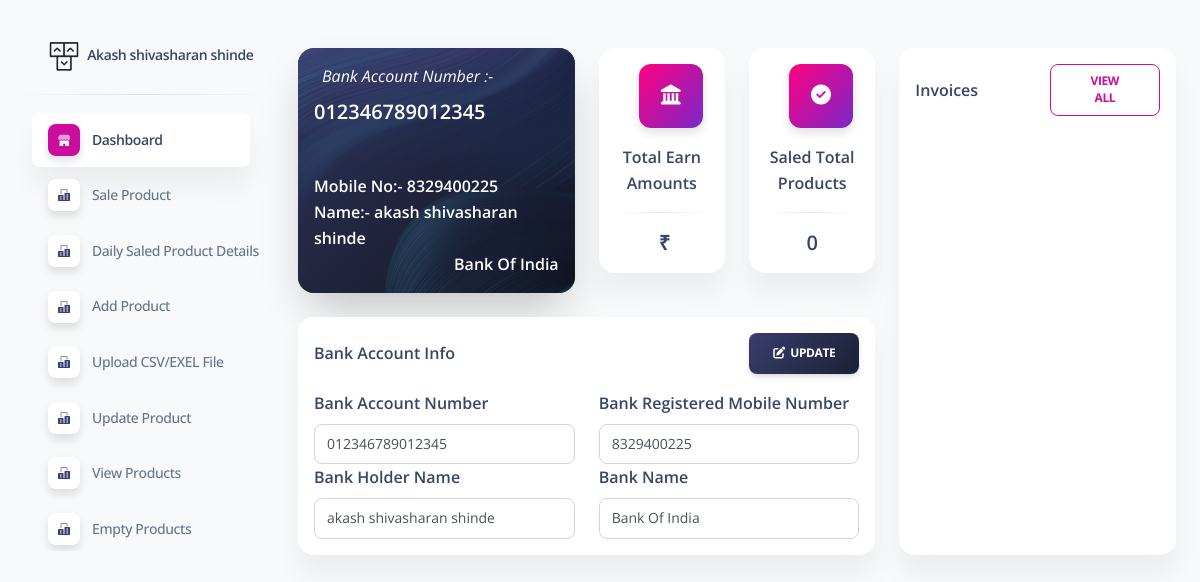
Page /admin-dashboard/pages/billing.php (signed in) on the committed database.
### tables this page shows
CREATE TABLE `personal_info` (
  `id` int(11) NOT NULL,
  `product_seller_email_id` varchar(200) NOT NULL,
  `account_no` varchar(200) NOT NULL,
  `account_holder_name` varchar(200) NOT NULL,
  `bank_name` varchar(200) NOT NULL,
  `mobile_no` varchar(200) NOT NULL,
  `info_added_at` timestamp NOT NULL DEFAULT current_timestamp(),
  `info_updated_at` timestamp NULL DEFAULT NULL ON UPDATE current_timestamp()
);

### admin-dashboard/pages/billing.php (the view, shortened to what this page needs)
<?php
require '../../conf/db.php';
$email_id = $_SESSION['admin'];
$admin_query = "SELECT full_name, email_id FROM admin WHERE email_id = ?";
$stmt = $conn->prepare($admin_query);
$stmt->bindParam(1, $email_id, PDO::PARAM_INT);
$stmt->execute();
$admin_details = $stmt->fetch(PDO::FETCH_OBJ);
if ($admin_details) {
    $full_name = $admin_details->full_name;
    $email_id = $admin_details->email_id;
} else {
    echo "Admin details not found.";
    exit();
}
$sql = "SELECT * FROM personal_info WHERE product_seller_email_id = :email_id";
$stmt = $conn->prepare($sql);
$stmt->bindParam(':email_id', $email_id, PDO::PARAM_STR);
$stmt->execute();
$shoes_data = $stmt->fetchAll(PDO::FETCH_ASSOC);
$account_no = '';
$mobile_no = '';
$account_holder_name = '';
$bank_name = '';
if (!empty($shoes_data)) {
    $shoe = $shoes_data[0];
    $account_no = $shoe['account_no'];
    $mobile_no = $shoe['mobile_no'];
    $account_holder_name = $shoe['account_holder_name'];
    $bank_name = $shoe['bank_name'];
} else {
    $message = "No shoes found.";
}
$no_shoes_found = empty($shoes_data);
?>
<!DOCTYPE html>
<html lang="en">
<head>
  <link href="../assets/css/nucleo-icons.css" rel="stylesheet" />
  <link href="../assets/css/nucleo-svg.css" rel="stylesheet" />
  <link href="../assets/css/nucleo-svg.css" rel="stylesheet" />
  <link id="pagestyle" href="../assets/css/soft-ui-dashboard.css?v=1.0.7" rel="stylesheet" />
</head>
<body class="g-sidenav-show  bg-gray-100">
      <?php include '../config/sidebar.php'; ?>
  <main class="main-content position-relative max-height-vh-100 h-100 border-radius-lg ">
      <?php include '../config/nav.php'; ?>
    <div class="container-fluid py-4">
      <div class="row">
        <div class="col-lg-8">
          <div class="row">
            <div class="col-xl-6 mb-xl-0 mb-4">
              <div class="card bg-transparent shadow-xl">
                <div class="overflow-hidden position-relative border-radius-xl" style="background-image: url('../assets/img/curved-images/curved14.jpg');">
                  <span class="mask bg-gradient-dark"></span>
                  <div class="card-body position-relative z-index-1 p-3">
                    <i class="text-white p-2">Bank Account Number :-</i>
                    <h5 class="text-white mt-2 mb-5 pb-0">
                      <?php echo $account_no; ?>
                    </h5>
                    <div class="d-flex">
                      <div class="me-4">
                        <h6  class="text-white mb-0">
                          Mobile No:- <?php echo $mobile_no; ?>
                        </h6>
                      </div>
                    </div>
                    <div class="d-flex">
                      <div class="me-4">
                        <h6  class="text-white mb-0">
                          Name:- <?php echo $account_holder_name; ?>
                        </h6>
                      </div>
                    </div>
                    <div class="ms-auto w-100 d-flex align-items-end justify-content-end">
                      <h6  class="text-white mb-0">
                        <?php echo $bank_name; ?>
                      </h6>
                    </div>
                  </div>
                </div>
              </div>
            </div>
            <div class="col-xl-6">
              <div class="row">
                <div class="col-md-6">
                  <div class="card">
                    <div class="card-header mx-4 p-3 text-center">
                      <div class="icon icon-shape icon-lg bg-gradient-primary shadow text-center border-radius-lg">
                        <i class="fas fa-landmark opacity-10"></i>
                      </div>
                    </div>
                    <div class="card-body pt-0 p-3 text-center">
                      <h6 class="text-center mb-0">Total Earn Amounts</h6>
                      <hr class="horizontal dark my-3">
                      <?php
                        $sql = "SELECT *, SUM(sell_price) as total_prices FROM product_sales";
                        $stmt = $conn->prepare($sql);
                        $stmt->execute();
                        $credit_card_data = $stmt->fetchAll(PDO::FETCH_ASSOC);
                        if (!empty($credit_card_data)) {
                          foreach ($credit_card_data as $credit_card) {
                      ?>
                      <h5 class="mb-0"><?php echo htmlspecialchars($credit_card['total_prices']); ?>&nbsp;₹</h5>
                      <?php
                          }
                        }
                      ?>
                    </div>
                  </div>
                </div>
                <div class="col-md-6 mt-md-0 mt-4">
                  <div class="card">
                    <div class="card-header mx-4 p-3 text-center">
                      <div class="icon icon-shape icon-lg bg-gradient-primary shadow text-center border-radius-lg">
                        <i class="fas fa-check-circle opacity-10"></i>
                      </div>
                    </div>
                    <div class="card-body pt-0 p-3 text-center">
                      <h6 class="text-center mb-0">Saled Total Products</h6>
                      <hr class="horizontal dark my-3">
                      <?php
                        $sql = "SELECT * FROM product_sales";
                        $stmt = $conn->prepare($sql);
                        $stmt->execute();
                        $credit_card_data = $stmt->fetchAll(PDO::FETCH_ASSOC);
                        $total_count = count($credit_card_data);
                      ?>
                      <h5 class="mb-0">
                        <?php echo $total_count; ?>
                      </h5>
                    </div>
                  </div>
                </div>
              </div>
            </div>
            <div class="col-md-12 mb-lg-0 mb-4">
              <div class="card mt-4">
                <form class="multisteps-form__form" method="POST" action="" enctype="multipart/form-data">
                  <div class="card-header pb-0 p-3">
                    <div class="row">
                      <div class="col-6 d-flex align-items-center">
                        <h6 class="mb-0">Bank Account Info</h6>
                      </div>
                      <div class="col-6 text-end">
                        <a href="javascript:;">
                          <button class="btn bg-gradient-dark mb-0" name="update_bank_account_info" type="submit">
                              <i class="fas fa-edit"></i>&nbsp;&nbsp;<?php echo $no_shoes_found ? 'Insert' : 'Update'; ?>
                          </button>
                        </a>
                      </div>
                    </div>
                  </div>
                  <div class="card-body p-3">
                    <div class="row">
                      <div class="col-md-6 mb-md-0 mb-4">
                        <h6>Bank Account Number</h6>
                        <input value="<?php echo $account_no; ?>" name="account_no" id="numbersInput" oninput="validateNumbers(this)" class="multisteps-form__input form-control" type="text" required />
                        </div>
                        <div class="col-md-6">
                        <h6>Bank Registered Mobile Number</h6>
                        <input value="<?php echo $mobile_no; ?>" name="mobile_no" id="numbersInput" oninput="validateNumbers(this)" class="multisteps-form__input form-control" type="text" required />
                      </div>
                    </div>
                    <div class="row">
                      <div class="col-md-6 mb-md-0 mb-4">
                        <h6>Bank Holder Name</h6>
                        <input value="<?php echo $account_holder_name; ?>" name="account_holder_name" id="lettersInput" oninput="validateLetters(this)" class="multisteps-form__input form-control" type="text" required />
                      </div>
                      <div class="col-md-6">
                        <h6>Bank Name</h6>
                        <input value="<?php echo $bank_name; ?>" name="bank_name" id="lettersInput" oninput="validateLetters(this)" class="multisteps-form__input form-control" type="text" required />
                      </div>
                    </div>
                  </div>
                </form>
              </div>
            </div>
          </div>
        </div>
        <div class="col-lg-4">
          <div class="card h-100">
            <div class="card-header pb-0 p-3">
              <div class="row">
                <div class="col-6 d-flex align-items-center">
                  <h6 class="mb-0">Invoices</h6>
                </div>
                <div class="col-6 text-end">
                  <a href="../new/all_bill_view.php">
                    <button class="btn btn-outline-primary btn-sm mb-0">View All</button>
                  </a>
                </div>
              </div>
            </div>
            <div class="card-body p-3 pb-0">
            </div>
          </div>
        </div>
      </div>
    </div>
  </main>
</body>
</html>

### admin-dashboard/config/sidebar.php (shortened to what this page needs)
<aside class="sidenav navbar navbar-vertical navbar-expand-xs border-0 border-radius-xl my-3 fixed-start ms-3 " id="sidenav-main">
  <div class="sidenav-header">
    <a class="navbar-brand m-0" target="_blank">
      <img src="../assets/img/logo-ct-dark.png" class="navbar-brand-img h-100" alt="main_logo">
      <span class="ms-1 font-weight-bold"><?php echo $full_name; ?></span>
    </a>
  </div>
  <hr class="horizontal dark mt-0">
  <div class="collapse navbar-collapse  w-auto " id="sidenav-collapse-main">
    <ul class="navbar-nav">
      <li class="nav-item">
        <a class="nav-link  active" href="../pages/dashboard.php">
          <div class="icon icon-shape icon-sm shadow border-radius-md bg-white text-center me-2 d-flex align-items-center justify-content-center">
          </div>
          <span class="nav-link-text ms-1">Dashboard</span>
        </a>
      </li>
      <li class="nav-item">
        <a class="nav-link  " href="../../admin-dashboard/pages/manage_daily.php">
          <div class="icon icon-shape icon-sm shadow border-radius-md bg-white text-center me-2 d-flex align-items-center justify-content-center">
          </div>
          <span class="nav-link-text ms-1">Sale Product</span>
        </a>
      </li>
      <li class="nav-item">
        <a class="nav-link  " href="../../admin-dashboard/pages/display_daily_report.php">
          <div class="icon icon-shape icon-sm shadow border-radius-md bg-white text-center me-2 d-flex align-items-center justify-content-center">
          </div>
          <span class="nav-link-text ms-1">Daily Saled Product Details</span>
        </a>
      </li>
      <li class="nav-item">
        <a class="nav-link  " href="../../address/add_product.php">
          <div class="icon icon-shape icon-sm shadow border-radius-md bg-white text-center me-2 d-flex align-items-center justify-content-center">
          </div>
          <span class="nav-link-text ms-1">Add Product</span>
        </a>
      </li>
      <li class="nav-item">
        <a class="nav-link  " href="../new/upload_csv_exel.php">
          <div class="icon icon-shape icon-sm shadow border-radius-md bg-white text-center me-2 d-flex align-items-center justify-content-center">
          </div>
          <span class="nav-link-text ms-1">Upload CSV/EXEL File</span>
        </a>
      </li>
      <li class="nav-item">
        <a class="nav-link  " href="../pages/update_product_all.php">
          <div class="icon icon-shape icon-sm shadow border-radius-md bg-white text-center me-2 d-flex align-items-center justify-content-center">
          </div>
          <span class="nav-link-text ms-1">Update Product</span>
        </a>
      </li>
      <li class="nav-item">
        <a class="nav-link  " href="../new/list.php">
          <div class="icon icon-shape icon-sm shadow border-radius-md bg-white text-center me-2 d-flex align-items-center justify-content-center">
          </div>
          <span class="nav-link-text ms-1">View Products</span>
        </a>
      </li>
      <li class="nav-item">
        <a class="nav-link  " href="../new/empty_product.php">
          <div class="icon icon-shape icon-sm shadow border-radius-md bg-white text-center me-2 d-flex align-items-center justify-content-center">
          </div>
          <span class="nav-link-text ms-1">Empty Products</span>
        </a>
      </li>
    </ul>
  </div>
</aside>

### admin-dashboard/assets/css/nucleo-svg.css (style rules this page uses)
.icon { display: inline-block; color: #111111; height: 1em; width: 1em; }
.icon-sm { height: 0.8em; width: 0.8em; }
.icon-lg { height: 1.6em; width: 1.6em; }
.icon { fill: currentColor; stroke: none; }

### rows in the picture
personal_info: account_no "012346789012345", mobile_no "8329400225", account_holder_name "akash shivasharan shinde", bank_name "Bank Of India"

### other values in the picture
$full_name "Akash shivasharan shinde"
$total_count "0"
